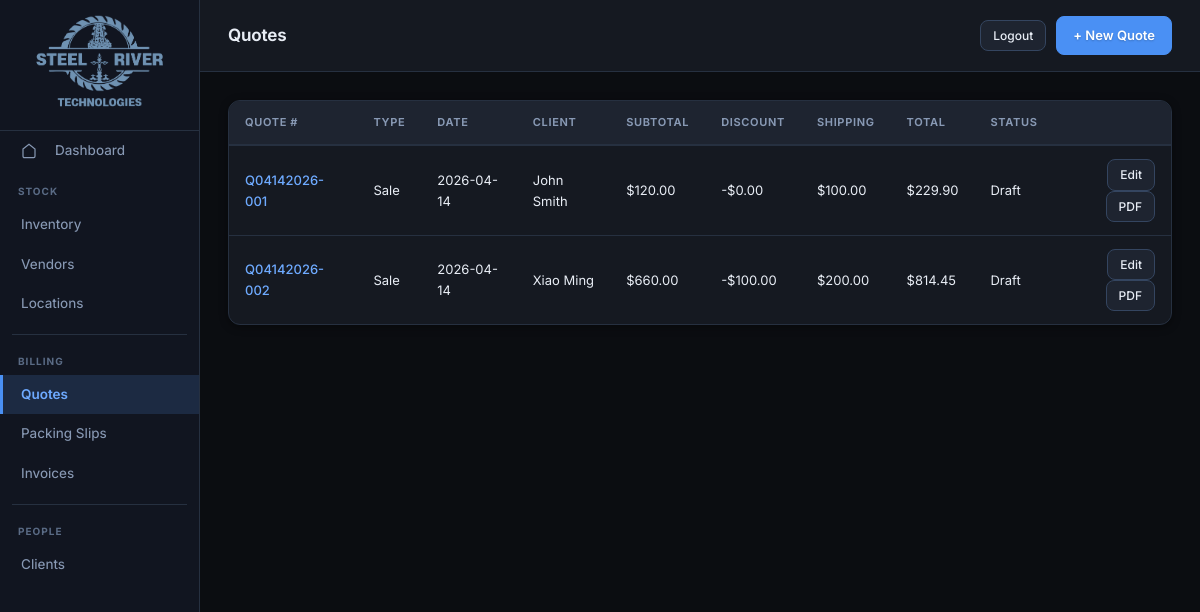
The app's page /quotes/, older data.
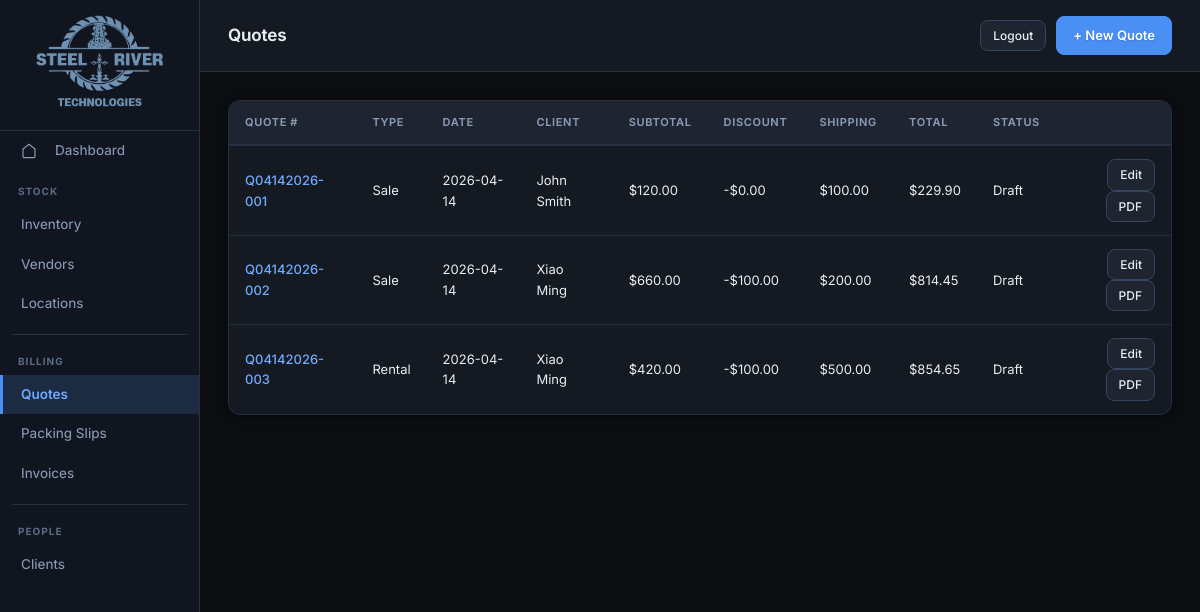
The same page, newer data.
### tables this page shows
CREATE TABLE "Quote" (
    quote_number TEXT PRIMARY KEY,
    quote_type TEXT,
    quote_date TEXT NOT NULL,
    quote_expiration_date TEXT,
    payment_term TEXT,
    ship_to TEXT,
    ship_from TEXT,
    sales_tax_rate REAL DEFAULT 0,
    rental_days INTEGER,
    discount REAL DEFAULT 0,
    shipping_cost REAL DEFAULT 0,
    client_id TEXT,
    created_by TEXT,
    created_at TEXT,
    modified_by TEXT,
    modified_at TEXT
, contact_person TEXT);

CREATE TABLE Clients (
    client_id INTEGER PRIMARY KEY AUTOINCREMENT,
    name TEXT NOT NULL,
    department TEXT,
    company TEXT,
    phone TEXT,
    email TEXT,
    site_address TEXT,
    billing_address TEXT
, created_by TEXT, created_at TEXT, modified_by TEXT, modified_at TEXT);

### app/routes/quotes.py (the view)
@router.get("/", response_class=HTMLResponse)
def quotes_list(request: Request):
    db = get_db()
    quotes = db.execute("""
        SELECT q.*, c.name as client_name
        FROM Quote q
        LEFT JOIN Clients c ON q.client_id = c.client_id
        ORDER BY q.quote_date DESC
    """).fetchall()
    quotes_list = [dict(q) for q in quotes]
    for q in quotes_list:
        items = db.execute(
            "SELECT SUM(quantity * quoted_price) as subtotal FROM Quote_Items WHERE quote_number = ?",
            (q["quote_number"],),
        ).fetchone()
        item_subtotal = float(items["subtotal"]) if items and items["subtotal"] else 0.0
        rental_days = int(q.get("rental_days") or 0)
        if rental_days:
            item_subtotal = item_subtotal * rental_days
        tax_rate = float(q.get("sales_tax_rate") or 0)
        tax = item_subtotal * tax_rate
        discount = float(q.get("discount") or 0)
        shipping = float(q.get("shipping_cost") or 0)
        total = item_subtotal + tax - discount + shipping
        q["subtotal_value"] = item_subtotal
        q["discount_value"] = discount
        q["shipping_value"] = shipping
        q["total_value"] = total
    db.close()
    return templates.TemplateResponse(
        "quotes/list.html", {"request": request, "quotes": quotes_list}
    )

### app/templates/quotes/list.html (shortened to what this page needs)
{% extends "base.html" %}
{% block page_title %}Quotes{% endblock %}
{% set active = "quotes" %}
{% block topbar_actions %}
<a href="/quotes/new" class="btn btn-primary">+ New Quote</a>
{% endblock %}
{% block content %}
{% if quotes %}
<div class="table-wrap">
<table>
  <thead>
    <tr>
      <th>Quote #</th>
      <th>Type</th>
      <th>Date</th>
      <th>Client</th>
      <th>Subtotal</th>
      <th>Discount</th>
      <th>Shipping</th>
      <th>Total</th>
      <th>Status</th>
      <th></th>
    </tr>
  </thead>
  <tbody>
  {% for q in quotes %}
  <tr>
    <td><a href="/quotes/{{ q.quote_number }}">{{ q.quote_number }}</a></td>
    <td>{{ "Sale" if q.quote_type == "SALE" else "Rental" }}</td>
    <td>{{ q.quote_date }}</td>
    <td>{{ q.client_name or "—" }}</td>
    <td>${{ "%.2f"|format(q.subtotal_value|float) }}</td>
    <td>-${{ "%.2f"|format(q.discount_value|float) }}</td>
    <td>${{ "%.2f"|format(q.shipping_value|float) }}</td>
    <td>${{ "%.2f"|format(q.total_value|float) }}</td>
    <td>{{ q.status or "Draft" }}</td>
    <td style="text-align:right;">
      <a href="/quotes/{{ q.quote_number }}" class="btn btn-sm">Edit</a>
      <a href="/quotes/{{ q.quote_number }}/pdf" class="btn btn-sm" target="_blank">PDF</a>
    </td>
  </tr>
  {% endfor %}
  </tbody>
</table>
</div>
{% endif %}
{% endblock %}

### app/templates/base.html (shortened to what this page needs)
<!DOCTYPE html>
<html lang="en">
<head>
  <link rel="stylesheet" href="/static/css/main.css?v=2">
</head>
<body>
<div class="app">
  <nav class="sidebar">
    <div class="sidebar-brand" style="justify-content: center; padding: 12px 10px;">
      <a href="https://steelriver-tech.com/" target="_blank"><img src="/static/img/logo.png" alt="Steel River Technologies" style="max-width: 100%; max-height: 100px; width: auto; height: auto; object-fit: contain;"></a>
    </div>
    <a href="/" class="sidebar-item {% if active=='home' %}active{% endif %}">
      <svg viewBox="0 0 24 24" style="width:16px;height:16px;margin-right:8px;"><path d="M3 9l9-7 9 7v11a2 2 0 0 1-2 2H5a2 2 0 0 1-2-2z"/></svg>
      Dashboard
    </a>
    <div class="sidebar-group">
      <div class="sidebar-label">Stock</div>
      <a href="/inventory/" class="sidebar-item {% if active=='inventory' %}active{% endif %}">
        Inventory
      </a>
      <a href="/vendors/" class="sidebar-item {% if active=='vendors' %}active{% endif %}">
        Vendors
      </a>
      <a href="/locations/" class="sidebar-item {% if active=='locations' %}active{% endif %}">
        Locations
      </a>
    </div>
    <div class="sidebar-divider"></div>
    <div class="sidebar-group">
      <div class="sidebar-label">Billing</div>
      <a href="/quotes/" class="sidebar-item {% if active=='quotes' %}active{% endif %}">
        Quotes
      </a>
      <a href="/packing-slips/" class="sidebar-item {% if active=='packing_slips' %}active{% endif %}">
        Packing Slips
      </a>
      <a href="/invoices/" class="sidebar-item {% if active=='invoices' %}active{% endif %}">
        Invoices
      </a>
    </div>
    <div class="sidebar-divider"></div>
    <div class="sidebar-group">
      <div class="sidebar-label">People</div>
      <a href="/clients/" class="sidebar-item {% if active=='clients' %}active{% endif %}">
        Clients
      </a>
    </div>
  </nav>
  <div class="main">
    <div class="topbar">
      <div>
        <div class="topbar-title">{% block page_title %}{% endblock %}</div>
      </div>
      <div class="topbar-actions">
        <a href="/logout" class="btn btn-sm">Logout</a>
        {% block topbar_actions %}{% endblock %}
      </div>
    </div>
    <div class="content">
      {% block content %}{% endblock %}
    </div>
  </div>
</div>
</body>
</html>

### app/static/css/main.css (style rules this page uses)
:root { --bg: #0b0d11; --surface: #151921; --surface2: #1e2430; --surface3: #283040; --surface-hover:#263040; --sidebar-bg: #111520; --sidebar-hover:#1a2235; --sidebar-active:#1c2a42; --border: #263040; --border2: #344560; --border-light:#45567a; --text: #e8edf5; --text2: #8899b4; --text3: #5a6b85; --text-muted: #3d4e68; --accent: #4a90f4; --accent2: #6eaaff; --accent-bg: rgba(74, 144, 244, 0.12); --accent-border:rgba(74, 144, 244, 0.35); --red: #f05545; --red-soft: #ff8a80; --red-bg: rgba(240, 85, 69, 0.12); --green: #2ecc71; --green-soft: #7defa0; --green-bg: rgba(46, 204, 113, 0.12); --amber: #f5a623; --amber-soft: #ffd166; --amber-bg: rgba(245, 166, 35, 0.12); --purple: #b07af5; --purple-bg: rgba(176, 122, 245, 0.12); --cyan: #26d9e6; --cyan-bg: rgba(38, 217, 230, 0.12); --font: 'Inter', system-ui, -apple-system, sans-serif; --mono: 'JetBrains Mono', 'Consolas', monospace; --radius: 8px; --radius-lg: 12px; --radius-xl: 16px; --shadow: 0 2px 8px rgba(0,0,0,0.4); --shadow-lg: 0 8px 24px rgba(0,0,0,0.5); --shadow-glow: 0 0 24px rgba(74, 144, 244, 0.15); --transition-fast: 0.15s cubic-bezier(0.4, 0, 0.2, 1); --transition: 0.2s cubic-bezier(0.4, 0, 0.2, 1); }
*, *::before, *::after { box-sizing: border-box; margin: 0; padding: 0; }
html, body { height: 100%; background: var(--bg); color: var(--text); font-family: var(--font); font-size: 14px; line-height: 1.6; -webkit-font-smoothing: antialiased; -moz-osx-font-smoothing: grayscale; }
a { color: var(--accent2); text-decoration: none; transition: color var(--transition-fast); }
.app { display: flex; height: 100vh; overflow: hidden; }
.sidebar { width: 200px; flex-shrink: 0; background: var(--sidebar-bg); border-right: 1px solid var(--border); display: flex; flex-direction: column; overflow-y: auto; }
.sidebar-brand { display: flex; align-items: center; gap: 10px; padding: 18px 16px 14px; border-bottom: 1px solid var(--border); }
.sidebar-group { padding: 8px 0 4px; }
.sidebar-label { font-size: 10px; font-weight: 700; letter-spacing: 0.1em; text-transform: uppercase; color: var(--text3); padding: 4px 18px 6px; }
.sidebar-item { display: flex; align-items: center; gap: 10px; padding: 9px 18px; font-size: 13.5px; color: var(--text2); text-decoration: none; border-radius: 0; transition: all var(--transition); border-left: 3px solid transparent; font-weight: 450; }
.sidebar-item.active { background: var(--sidebar-active); color: var(--accent2); border-left-color: var(--accent); font-weight: 600; }
.sidebar-item svg { width: 15px; height: 15px; flex-shrink: 0; stroke: currentColor; fill: none; stroke-width: 1.8; }
.sidebar-divider { height: 1px; background: var(--border); margin: 6px 12px; }
.main { flex: 1; display: flex; flex-direction: column; overflow: hidden; }
.topbar { padding: 16px 28px; border-bottom: 1px solid var(--border); display: flex; align-items: center; justify-content: space-between; background: var(--surface); flex-shrink: 0; }
.topbar-title { font-size: 17px; font-weight: 650; color: var(--text); letter-spacing: -0.01em; }
.topbar-actions { display: flex; gap: 10px; align-items: center; }
.content { flex: 1; overflow-y: auto; padding: 28px; background: var(--bg); }
.btn { display: inline-flex; align-items: center; gap: 6px; padding: 8px 16px; font-size: 13px; font-family: var(--font); font-weight: 500; border-radius: var(--radius); cursor: pointer; border: 1px solid var(--border2); background: var(--surface2); color: var(--text); text-decoration: none; transition: all var(--transition); white-space: nowrap; }
.btn-primary { background: var(--accent); border-color: var(--accent); color: #fff; font-weight: 600; text-shadow: 0 1px 2px rgba(0,0,0,0.2); }
.btn-sm { padding: 5px 12px; font-size: 12px; }
.table-wrap { overflow-x: auto; border: 1px solid var(--border); border-radius: var(--radius-lg); background: var(--surface); box-shadow: var(--shadow); }
table { width: 100%; border-collapse: collapse; }
thead th { background: var(--surface2); color: var(--text2); font-size: 11px; font-weight: 650; letter-spacing: 0.06em; text-transform: uppercase; padding: 13px 16px; text-align: left; border-bottom: 2px solid var(--border); white-space: nowrap; }
tbody tr { border-bottom: 1px solid var(--border); transition: background var(--transition-fast); }
tbody tr:last-child { border-bottom: none; }
tbody td { padding: 13px 16px; font-size: 13px; color: var(--text); vertical-align: middle; }
td a { color: var(--accent2); text-decoration: none; font-weight: 500; }

Row changes from the older to the newer data that the page shows:
added Quote: quote_number "Q04142026-003", quote_type "Rental", quote_date "2026-04-14", name "Xiao Ming", subtotal_value "420.00", discount_value "100.00", shipping_value "500.00", total_value "854.65", status "Draft"
